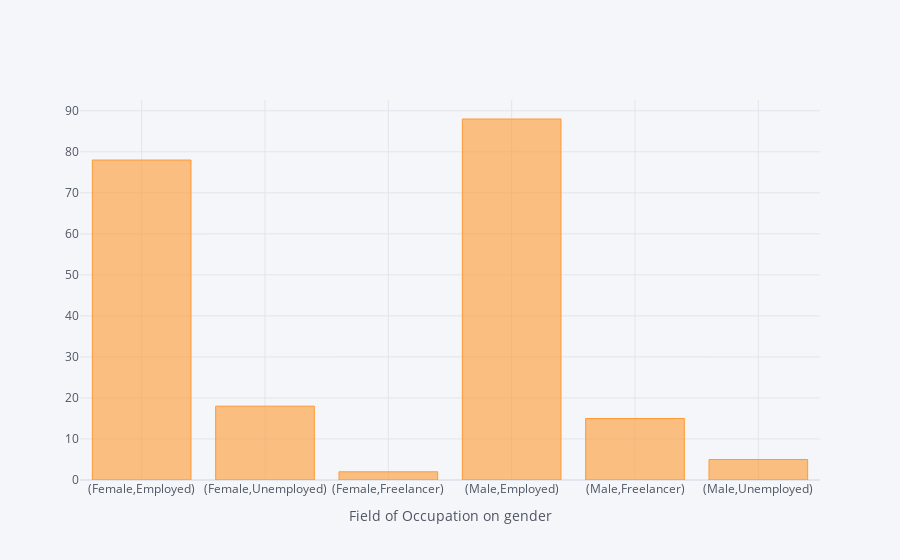

Notebook code cell kept with this figure:
### Code cell
#plot showing distribution of occupation based on gender
plot1=data_set['Field of Occupation'].groupby(data_set['Gender']).value_counts()
plot1.iplot(kind="bar",mode='markers',xTitle='Distribution of Gender based on Field of Occupation')

### Figure 1 — Plotly figure (JSON) as saved in the notebook; plotly's stock layout.template omitted (floating-point values rounded to 4 significant figures)
{"data": [{"marker": {"color": "rgba(255, 153, 51, 0.6)", "line": {"color": "rgba(255, 153, 51, 1.0)", "width": 1}}, "name": "Field of Occupation", "orientation": "v", "text": "", "type": "bar", "x": ["(Female,Employed)", "(Female,Unemployed)", "(Female,Freelancer)", "(Male,Employed)", "(Male,Freelancer)", "(Male,Unemployed)"], "y": [78, 18, 2, 88, 15, 5]}], "layout": {"legend": {"bgcolor": "#F5F6F9", "font": {"color": "#4D5663"}}, "paper_bgcolor": "#F5F6F9", "plot_bgcolor": "#F5F6F9", "title": {"font": {"color": "#4D5663"}}, "xaxis": {"gridcolor": "#E1E5ED", "showgrid": true, "tickfont": {"color": "#4D5663"}, "title": {"font": {"color": "#4D5663"}, "text": "Field of Occupation on gender"}, "zerolinecolor": "#E1E5ED"}, "yaxis": {"gridcolor": "#E1E5ED", "showgrid": true, "tickfont": {"color": "#4D5663"}, "title": {"font": {"color": "#4D5663"}, "text": ""}, "zerolinecolor": "#E1E5ED"}}}
